Frame 1 (no input): blank canvas, image omitted
Frame 60 (the mouse pressed at the canvas centre just before this capture): blank canvas, image omitted
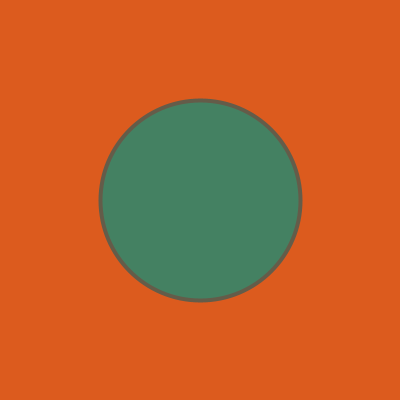
Frame 120 (the mouse held since frame 60 and released just before this capture)

The Processing sketch whose frames 1 and 60 were blank and that drew this single picture after the mouse press (run headless with seeded random() and noise(); from frame 60 on, the mouse is pressed at the canvas centre):

// Processing sketch: processing_140426
// ── processing_140426.pde

// based on https://kuler.adobe.com/Future-Self-color-theme-3500449/edit/?copy=true
color c1,c2,c3  ;

void setup() {
  
  size(400,400);
  strokeWeight(4);
  colorMode(HSB, 360,100,100);

  defineColors();  
  background(c3);
}

void draw() {
  defineColors() ;
  fill(c1);
  stroke(c2);
  ellipse(mouseX, mouseY, abs(mouseX-pmouseX), mouseX-pmouseX);
}
 
void mousePressed() {
  defineColors();  
  background(c3);
}
 
void defineColors() { 
   c1 = color(150,47, random(50,90) ); //(150,47,62);
   c2 = color(41, 27, random(20,90)); //(41,27,90);
   c3 = color (19,86, random(20,90) );//(19,86,91);
}
  
